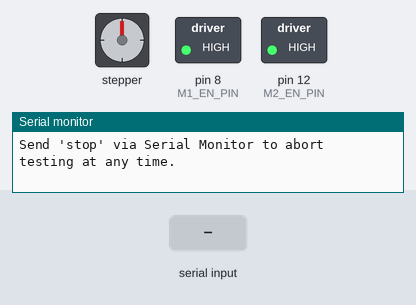
This sketch was run on a simulated Arduino Uno, built with avr-gcc and run on an emulated ATmega328P. On the bench: stepper motor, switched loads named in the sketch (green lamp = pin HIGH), the last lines printed to the serial monitor. Inputs (shaded band) come from the test bench. Stepper angles assume 3200 steps per turn.

Above: at 1.2 s.
1.3 s: "start\n" received over Serial
At 1.45 s:
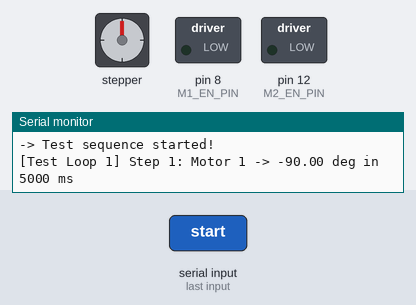
4.3 s: "stop\n" received over Serial
At 6.0 s:
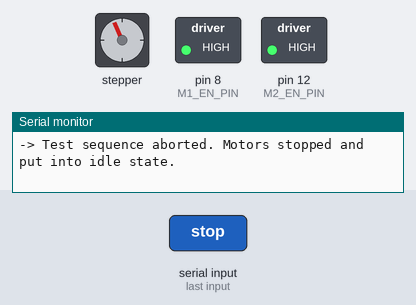
6.3 s: "start\n" received over Serial
At 6.45 s:
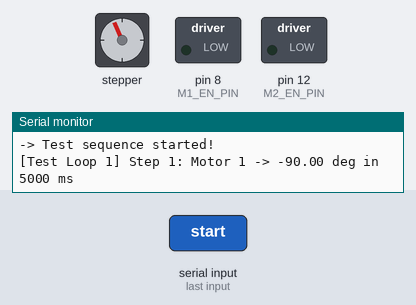
9.3 s: "stop\n" received over Serial
At 10.4 s:
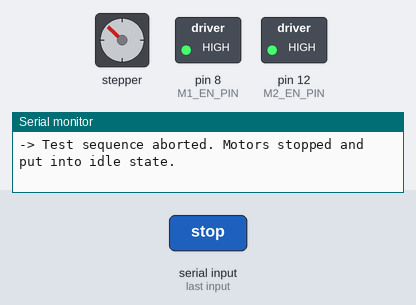
Timing chart, 0 to 12.3 s (numbered marks = the images above; inputs shaded):
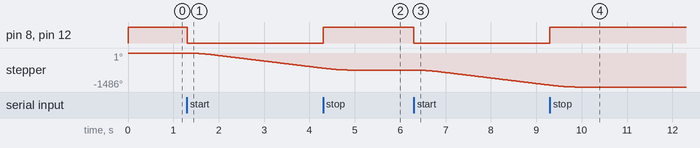

Measured:
- after the input at 1.3 s, pin 8 (M1_EN_PIN), pin 12 (M2_EN_PIN): HIGH → LOW at once; stepper: keeps turning counter-clockwise at about 222°/s, starting at once
- after the input at 4.3 s, pin 8 (M1_EN_PIN), pin 12 (M2_EN_PIN): LOW → HIGH at once
- after the input at 6.3 s, pin 8 (M1_EN_PIN), pin 12 (M2_EN_PIN): HIGH → LOW at once; stepper: keeps turning counter-clockwise at about 223°/s, starting at once
- after the input at 9.3 s, pin 8 (M1_EN_PIN), pin 12 (M2_EN_PIN): LOW → HIGH at once

The sketch:

gearbox-tester_drv8825.ino
```cpp
#include <AccelStepper.h>

// --- Configuration Parameters ---
const int STEPS_PER_REV = 200;          // Standard 1.8-degree stepper
const int MICROSTEPS = 16;              // Change to match DIP switch setting (1, 2, 4, 8, 16, 32)

// --- Independent Gear Ratios & Correction Factors per Motor ---
const float GEAR_REDUCTION_RATIO_1 = 35.0; // Gearbox ratio for Motor 1
const float CORRECTION_FACTOR_1    = 0.5;  // Fine-tune multiplier for Motor 1

const float GEAR_REDUCTION_RATIO_2 = 30.0; // Gearbox ratio for Motor 2
const float CORRECTION_FACTOR_2    = 0.5;  // Fine-tune multiplier for Motor 2

// --- Correct Pin Definitions (Gravity Dual DRV8825 Shield - DFRobot DRI0023) ---
#define M1_DIR_PIN     7
#define M1_STEP_PIN    6
#define M1_EN_PIN      8

#define M2_DIR_PIN     4
#define M2_STEP_PIN    5
#define M2_EN_PIN      12

// Initialize AccelStepper instances in DRIVER mode (Type 1: Step + Direction)
AccelStepper stepper1(AccelStepper::DRIVER, M1_STEP_PIN, M1_DIR_PIN);
AccelStepper stepper2(AccelStepper::DRIVER, M2_STEP_PIN, M2_DIR_PIN);

// Tracking variables
bool motorsActive = false;

// --- Preprogrammed Test Sequence Configuration ---
struct TestStep {
  int motorId;              // 1 or 2
  float angle;              // Target angle in degrees (+ or -)
  unsigned long moveTimeMs; // Time allocated for the move
  unsigned long pauseMs;    // Pause duration after the move completes
};

// Define your looping test profile here:
TestStep testSequence[] = {
  {1, -90.0, 5000, 1000},   // Motor 1: -90 deg in 5.0s, pause 1.0s
  {1,  90.0, 5000, 1000},   // Motor 1: +90 deg in 5.0s, pause 1.0s
  {2,  90.0, 5000, 1000},    // Motor 2: +90 deg in 5.0s, pause 0.1s
  {2, -90.0, 5000, 1000}    // Motor 2: -90 deg in 5.0s, pause 1.0s
};
const int SEQUENCE_LENGTH = sizeof(testSequence) / sizeof(testSequence[0]);

// Sequence State Machine Variables
bool sequenceRunning = false; // Start paused on boot
int currentStepIndex = 0;
enum TestState { STATE_IDLE, STATE_MOVING, STATE_PAUSING };
TestState testState = STATE_IDLE;
unsigned long pauseStartTime = 0;
int loopCount = 0;
const int TARGET_LOOPS = -1; // Set number of loops (-1 for infinite continuous looping)

void setup() {
  Serial.begin(115200);

  pinMode(M1_EN_PIN, OUTPUT);
  pinMode(M2_EN_PIN, OUTPUT);

  // Idle by default on boot
  digitalWrite(M1_EN_PIN, HIGH);
  digitalWrite(M2_EN_PIN, HIGH);

  stepper1.setMaxSpeed(1500.0);
  stepper1.setAcceleration(1000.0);

  stepper2.setMaxSpeed(1500.0);
  stepper2.setAcceleration(1000.0);

  Serial.println("Gearbox Stepper Tester Initialized.");
  Serial.println("Motors are idling. Send 'start' to begin the sequence.");
  Serial.println("Send 'stop' via Serial Monitor to abort testing at any time.");
}

void loop() {
  // Check for incoming serial commands ('start' or 'stop')
  if (Serial.available() > 0) {
    String input = Serial.readStringUntil('\n');
    input.trim();
    parseCommand(input);
  }

  // Must be called continuously in loop to execute position moves
  stepper1.run();
  stepper2.run();

  // Handle automated preprogrammed test sequence if active
  if (sequenceRunning) {
    updateTestSequence();
  }
}

// --- Movement Execution Helper ---
void executeMove(int motorId, float angle, unsigned long timeMs) {
  if (timeMs == 0) timeMs = 1;
  float timeSec = timeMs / 1000.0;
  long targetSteps = 0;
  float requiredSpeed = 0;

  // Wake up drivers (Active LOW)
  digitalWrite(M1_EN_PIN, LOW);
  digitalWrite(M2_EN_PIN, LOW);
  motorsActive = true;

  if (motorId == 1) {
    float stepsPerDegreeOutput = (float)(STEPS_PER_REV * MICROSTEPS * GEAR_REDUCTION_RATIO_1) / 360.0;
    targetSteps = round(angle * stepsPerDegreeOutput * CORRECTION_FACTOR_1);
    requiredSpeed = abs(targetSteps) / timeSec;
    if (requiredSpeed > 3000.0) requiredSpeed = 3000.0;

    stepper1.setMaxSpeed(requiredSpeed);
    stepper1.setAcceleration(requiredSpeed * 2.0);
    stepper1.move(targetSteps);
  }
  else if (motorId == 2) {
    float stepsPerDegreeOutput = (float)(STEPS_PER_REV * MICROSTEPS * GEAR_REDUCTION_RATIO_2) / 360.0;
    targetSteps = round(angle * stepsPerDegreeOutput * CORRECTION_FACTOR_2);
    requiredSpeed = abs(targetSteps) / timeSec;
    if (requiredSpeed > 3000.0) requiredSpeed = 3000.0;

    stepper2.setMaxSpeed(requiredSpeed);
    stepper2.setAcceleration(requiredSpeed * 2.0);
    stepper2.move(targetSteps);
  }
}

// --- Test Sequence State Machine ---
void updateTestSequence() {
  switch (testState) {
    case STATE_IDLE:
      if (currentStepIndex < SEQUENCE_LENGTH) {
        TestStep step = testSequence[currentStepIndex];
        Serial.print("[Test Loop "); Serial.print(loopCount + 1);
        Serial.print("] Step "); Serial.print(currentStepIndex + 1);
        Serial.print(": Motor "); Serial.print(step.motorId);
        Serial.print(" -> "); Serial.print(step.angle);
        Serial.print(" deg in "); Serial.print(step.moveTimeMs); Serial.println(" ms");

        executeMove(step.motorId, step.angle, step.moveTimeMs);
        testState = STATE_MOVING;
      } else {
        // Completed one full pass of the sequence array
        loopCount++;
        currentStepIndex = 0;

        if (TARGET_LOOPS > 0 && loopCount >= TARGET_LOOPS) {
          sequenceRunning = false;
          testState = STATE_IDLE;
          digitalWrite(M1_EN_PIN, HIGH);
          digitalWrite(M2_EN_PIN, HIGH);
          motorsActive = false;
          Serial.println("========================================");
          Serial.println(" Test Sequence Completed All Loops!     ");
          Serial.println("========================================");
          return;
        }
        Serial.println("--- Starting Next Loop Iteration ---");
      }
      break;

    case STATE_MOVING:
      // Wait until the motors finish stepping
      if (stepper1.distanceToGo() == 0 && stepper2.distanceToGo() == 0) {
        TestStep step = testSequence[currentStepIndex];
        if (step.pauseMs > 0) {
          pauseStartTime = millis();
          testState = STATE_PAUSING;
        } else {
          currentStepIndex++;
          testState = STATE_IDLE;
        }
      }
      break;

    case STATE_PAUSING:
      {
        TestStep step = testSequence[currentStepIndex];
        if (millis() - pauseStartTime >= step.pauseMs) {
          currentStepIndex++;
          testState = STATE_IDLE;
        }
      }
      break;
  }
}

// --- Serial Command Parser ('start' and 'stop') ---
void parseCommand(String command) {
  if (command.equalsIgnoreCase("start")) {
    if (!sequenceRunning) {
      sequenceRunning = true;
      currentStepIndex = 0;
      loopCount = 0;
      testState = STATE_IDLE;
      Serial.println("-> Test sequence started!");
    } else {
      Serial.println("-> Test sequence is already running.");
    }
  }
  else if (command.equalsIgnoreCase("stop")) {
    sequenceRunning = false;
    testState = STATE_IDLE;
    stepper1.stop();
    stepper2.stop();
    digitalWrite(M1_EN_PIN, HIGH);
    digitalWrite(M2_EN_PIN, HIGH);
    motorsActive = false;
    Serial.println("-> Test sequence aborted. Motors stopped and put into idle state.");
  }
  else {
    Serial.println("-> Unknown command. Use 'start' or 'stop'.");
  }
}
```
